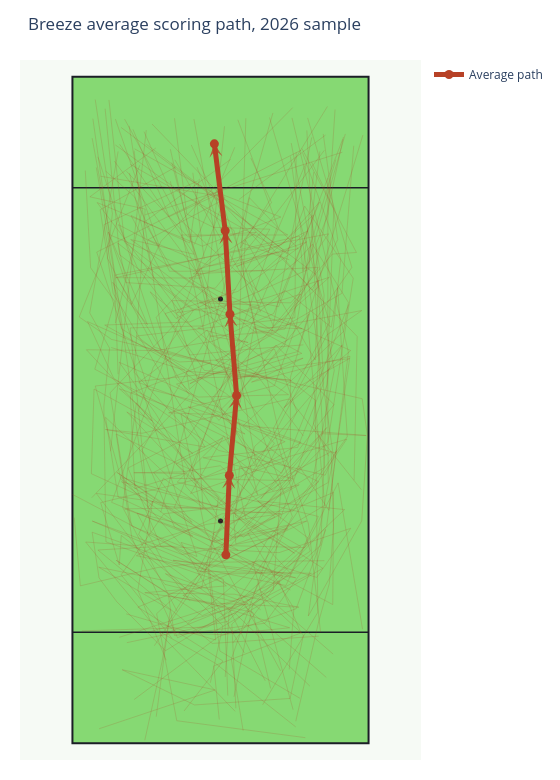

Source (notebook cell):
### Code cell
fig = plot_average_scoring_path(
    avg_path,
    paths=paths,
    title=f"{TEAM_ID.title()} average scoring path, {SEASON} sample",
    show_individual_paths=True,
)
fig.show()

### Figure 1 — Plotly figure (JSON) as saved in the notebook; plotly's stock layout.template omitted (floating-point values rounded to 4 significant figures)
{"data": [{"hoverinfo": "skip", "marker": {"color": "#1B1E26", "size": 5}, "mode": "markers", "showlegend": false, "type": "scatter", "x": [0], "y": [40]}, {"hoverinfo": "skip", "marker": {"color": "#1B1E26", "size": 5}, "mode": "markers", "showlegend": false, "type": "scatter", "x": [0], "y": [80]}, {"hoverinfo": "skip", "line": {"color": "rgba(170, 61, 35, 0.18)", "width": 1}, "mode": "lines", "showlegend": false, "type": "scatter", "x": [19.04, 3.78, -9.99, -22.37, -3.14, -3.94, -15.55, -13.56, -23.51, -11.64], "y": [11.87, 25.19, 28.61, 45.0, 42.23, 54.17, 66.79, 96.17, 98.37, 107.2]}, {"hoverinfo": "skip", "line": {"color": "rgba(170, 61, 35, 0.18)", "width": 1}, "mode": "lines", "showlegend": false, "type": "scatter", "x": [19.45, 16.75, 18.65, 16.39, 17.88], "y": [51.69, 57.52, 80.67, 94.22, 106.5]}, {"hoverinfo": "skip", "line": {"color": "rgba(170, 61, 35, 0.18)", "width": 1}, "mode": "lines", "showlegend": false, "type": "scatter", "x": [1.31, 0.51, -23.1, -21.86, -18.66, -9.91, 12.73, -14.73, -12.1, -4.89, -18.16, -20.77], "y": [8.59, 29.56, 38.0, 29.78, 25.48, 16.67, 30.48, 59.93, 67.71, 77.91, 87.94, 114.2]}, {"hoverinfo": "skip", "line": {"color": "rgba(170, 61, 35, 0.18)", "width": 1}, "mode": "lines", "showlegend": false, "type": "scatter", "x": [-0.22, -1.21, 14.49, 10.49, -3.27, -18.78, -9.4, 2.5, 14.1, -1.27, -13.63, 1.06, -12.61, -16.25, -3.07, 0.72], "y": [4.29, 13.93, 19.87, 29.27, 22.99, 32.95, 27.01, 26.84, 24.5, 25.26, 27.11, 28.35, 38.15, 74.78, 75.14, 111.1]}, {"hoverinfo": "skip", "line": {"color": "rgba(170, 61, 35, 0.18)", "width": 1}, "mode": "lines", "showlegend": false, "type": "scatter", "x": [12.38, 3.86, 9.18, 5.45], "y": [87.04, 90.07, 97.35, 105.4]}, {"hoverinfo": "skip", "line": {"color": "rgba(170, 61, 35, 0.18)", "width": 1}, "mode": "lines", "showlegend": false, "type": "scatter", "x": [0.85, 1.54, 22.73, 6.48, -4.78], "y": [11.94, 23.54, 54.75, 49.83, 112.4]}, {"hoverinfo": "skip", "line": {"color": "rgba(170, 61, 35, 0.18)", "width": 1}, "mode": "lines", "showlegend": false, "type": "scatter", "x": [14.92, 4.15, -5.54, -9.99, 3.12, 15.54, 2.91, 15.75, 7.79, -9.19, -15.48, -20.7], "y": [71.73, 70.84, 69.9, 77.36, 81.35, 90.27, 85.84, 92.26, 85.04, 84.97, 98.37, 103.0]}, {"hoverinfo": "skip", "line": {"color": "rgba(170, 61, 35, 0.18)", "width": 1}, "mode": "lines", "showlegend": false, "type": "scatter", "x": [-1.82, 0.44, -7.93, -17.86, -18.22, -21.57, 6.26, 0.58, -4.09, -15.09, 13.4, 13.62], "y": [10.91, 21.14, 29.51, 37.42, 32.11, 43.32, 50.09, 59.78, 64.94, 73.32, 76.6, 106.4]}, {"hoverinfo": "skip", "line": {"color": "rgba(170, 61, 35, 0.18)", "width": 1}, "mode": "lines", "showlegend": false, "type": "scatter", "x": [8.06, 1.54, -10.34, -15.01, -0.73, 18.72, 15.54], "y": [11.25, 24.16, 32.74, 41.43, 37.89, 49.66, 110.3]}, {"hoverinfo": "skip", "line": {"color": "rgba(170, 61, 35, 0.18)", "width": 1}, "mode": "lines", "showlegend": false, "type": "scatter", "x": [25.57, 21.17, 15.15, 1.09, -17.86, -22.55, 5.45, 14.64, 5.8, 14.71, 0.0, -16.17, -4.74, -18.16], "y": [20.53, 46.88, 35.24, 35.6, 47.47, 64.32, 67.34, 70.19, 74.96, 74.63, 79.29, 90.68, 88.03, 107.8]}, {"hoverinfo": "skip", "line": {"color": "rgba(170, 61, 35, 0.18)", "width": 1}, "mode": "lines", "showlegend": false, "type": "scatter", "x": [0.0, -11.64, -18.22, -4.01, 12.24, -1.0, -9.03], "y": [40.0, 59.31, 68.59, 62.33, 62.76, 71.67, 107.0]}, {"hoverinfo": "skip", "line": {"color": "rgba(170, 61, 35, 0.18)", "width": 1}, "mode": "lines", "showlegend": false, "type": "scatter", "x": [-15.55, -0.44, 13.62, 18.91, 16.9, 15.81, 25.42, 26.44, 25.5, -10.68, -22.07], "y": [7.89, 19.15, 24.23, 38.51, 30.8, 22.93, 40.04, 55.48, 62.03, 70.36, 105.6]}, {"hoverinfo": "skip", "line": {"color": "rgba(170, 61, 35, 0.18)", "width": 1}, "mode": "lines", "showlegend": false, "type": "scatter", "x": [7.24, 0.17, -13.05, -1.9, 13.98, 5.18, 3.57, 19.25], "y": [77.57, 97.68, 90.65, 85.92, 89.05, 98.23, 89.12, 114.6]}, {"hoverinfo": "skip", "line": {"color": "rgba(170, 61, 35, 0.18)", "width": 1}, "mode": "lines", "showlegend": false, "type": "scatter", "x": [15.27, -7.87, -11.5, 1.26, 14.1, 19.52, 23.02, 12.87], "y": [1.02, 4.07, 23.34, 34.94, 49.97, 41.94, 70.43, 112.6]}, {"hoverinfo": "skip", "line": {"color": "rgba(170, 61, 35, 0.18)", "width": 1}, "mode": "lines", "showlegend": false, "type": "scatter", "x": [-16.98, -0.86, -2.17, -0.38, -5.39, 10.26, 3.12], "y": [23.3, 18.6, 30.96, 44.21, 48.05, 93.15, 112.2]}, {"hoverinfo": "skip", "line": {"color": "rgba(170, 61, 35, 0.18)", "width": 1}, "mode": "lines", "showlegend": false, "type": "scatter", "x": [-24.96, -2.37, 16.37, -4.16, 1.54, 13.33, 2.69, 3.42, 9.47, 18.22, 26.22, 4.08, 22.14, 23.02, 16.53, 14.06, 6.89, -7.45, -17.27], "y": [20.25, 20.93, 30.61, 30.96, 42.01, 34.22, 40.77, 49.73, 45.5, 55.74, 55.41, 57.16, 74.12, 79.36, 89.85, 87.08, 81.28, 94.39, 112.4]}, {"hoverinfo": "skip", "line": {"color": "rgba(170, 61, 35, 0.18)", "width": 1}, "mode": "lines", "showlegend": false, "type": "scatter", "x": [2.71, -8.0, -15.0, -18.37, -11.02, -18.92], "y": [81.76, 76.47, 85.67, 93.36, 89.51, 112.4]}, {"hoverinfo": "skip", "line": {"color": "rgba(170, 61, 35, 0.18)", "width": 1}, "mode": "lines", "showlegend": false, "type": "scatter", "x": [12.38, 2.76, 2.33, 6.19, 9.1, -22.21, -3.28, 10.87, -0.15, -9.24, -15.76], "y": [39.24, 35.89, 40.99, 53.51, 56.06, 97.34, 89.49, 94.73, 98.95, 94.8, 110.5]}, {"hoverinfo": "skip", "line": {"color": "rgba(170, 61, 35, 0.18)", "width": 1}, "mode": "lines", "showlegend": false, "type": "scatter", "x": [4.08, 1.95, 19.18, 21.65, 14.79], "y": [2.26, 15.17, 64.53, 87.18, 106.3]}, {"hoverinfo": "skip", "line": {"color": "rgba(170, 61, 35, 0.18)", "width": 1}, "mode": "lines", "showlegend": false, "type": "scatter", "x": [2.77, 2.04, 18.06, 20.4, 16.39], "y": [6.31, 21.48, 35.67, 96.26, 104.6]}, {"hoverinfo": "skip", "line": {"color": "rgba(170, 61, 35, 0.18)", "width": 1}, "mode": "lines", "showlegend": false, "type": "scatter", "x": [-13.63, -10.5, -9.26, -0.95, 9.83, -0.04, -7.0, -15.6, -6.42, -15.41, -16.24, -1.83, -19.6, -25.43, -14.52], "y": [0.54, 14.78, 22.06, 35.09, 40.7, 49.97, 48.85, 48.71, 48.56, 45.85, 63.02, 68.51, 72.7, 76.74, 104.1]}, {"hoverinfo": "skip", "line": {"color": "rgba(170, 61, 35, 0.18)", "width": 1}, "mode": "lines", "showlegend": false, "type": "scatter", "x": [-6.56, 0.44, -14.87, -0.08, 7.65, -18.66, -5.11, -12.03, 0.44, -5.39, 11.73, -0.44, -12.97, -19.4, -13.15, -20.19, -17.05, -0.95, 10.05, 18.7], "y": [5.82, 14.82, 24.53, 30.5, 30.58, 48.78, 39.75, 48.78, 54.98, 44.96, 50.89, 60.58, 63.78, 82.99, 75.37, 92.03, 82.93, 81.91, 95.42, 106.8]}, {"hoverinfo": "skip", "line": {"color": "rgba(170, 61, 35, 0.18)", "width": 1}, "mode": "lines", "showlegend": false, "type": "scatter", "x": [-21.86, -0.95, -17.71, -4.67, 12.53, 14.93, 7.21, -20.62, -20.99, -19.97, -23.54, -18.43], "y": [2.62, 9.61, 13.25, 6.91, 8.08, 19.51, 26.65, 36.26, 60.65, 71.14, 77.47, 106.5]}, {"hoverinfo": "skip", "line": {"color": "rgba(170, 61, 35, 0.18)", "width": 1}, "mode": "lines", "showlegend": false, "type": "scatter", "x": [2.23, 11.22, 0.29, 19.32, 23.89, 15.15, 11.94, -16.24], "y": [18.05, 30.13, 35.16, 54.16, 83.73, 96.69, 88.17, 104.2]}, {"hoverinfo": "skip", "line": {"color": "rgba(170, 61, 35, 0.18)", "width": 1}, "mode": "lines", "showlegend": false, "type": "scatter", "x": [16.09, 2.57, -7.73, -15.96, -18.78, -2.7, 11.63, -1.24, -9.33, 9.69, 13.69, 16.02, 20.76], "y": [10.29, 23.47, 19.0, 37.0, 55.67, 47.98, 54.3, 59.19, 59.49, 64.36, 75.36, 89.12, 105.1]}, {"hoverinfo": "skip", "line": {"color": "rgba(170, 61, 35, 0.18)", "width": 1}, "mode": "lines", "showlegend": false, "type": "scatter", "x": [-2.92, -4.98], "y": [87.11, 102.7]}, {"hoverinfo": "skip", "line": {"color": "rgba(170, 61, 35, 0.18)", "width": 1}, "mode": "lines", "showlegend": false, "type": "scatter", "x": [-26.67, -1.55, 2.16, 15.54, 2.09, -6.22, -16.44], "y": [44.82, 31.64, 33.7, 40.02, 37.13, 46.2, 111.1]}, {"hoverinfo": "skip", "line": {"color": "rgba(170, 61, 35, 0.18)", "width": 1}, "mode": "lines", "showlegend": false, "type": "scatter", "x": [9.02, 5.8, -9.37, -8.28, 7.99, 16.98, 20.35, 12.59], "y": [9.88, 23.61, 26.56, 19.42, 21.62, 34.18, 51.48, 105.7]}, {"hoverinfo": "skip", "line": {"color": "rgba(170, 61, 35, 0.18)", "width": 1}, "mode": "lines", "showlegend": false, "type": "scatter", "x": [17.19, -17.89], "y": [84.37, 110.9]}, {"hoverinfo": "skip", "line": {"color": "rgba(170, 61, 35, 0.18)", "width": 1}, "mode": "lines", "showlegend": false, "type": "scatter", "x": [-13.01, 4.97, -9.92, 0.44, 14.44, -3.95, -16.86, -4.99, -18.23, 4.42, -7.93, 13.83, 25.63], "y": [20.0, 25.19, 30.54, 23.06, 35.42, 45.99, 59.65, 52.17, 63.84, 55.67, 64.66, 70.5, 109.5]}, {"hoverinfo": "skip", "line": {"color": "rgba(170, 61, 35, 0.18)", "width": 1}, "mode": "lines", "showlegend": false, "type": "scatter", "x": [0.0, 11.49, 22.47], "y": [60.0, 71.46, 109.7]}, {"hoverinfo": "skip", "line": {"color": "rgba(170, 61, 35, 0.18)", "width": 1}, "mode": "lines", "showlegend": false, "type": "scatter", "x": [24.05, 24.6, -12.33], "y": [47.36, 73.24, 111.5]}, {"hoverinfo": "skip", "line": {"color": "rgba(170, 61, 35, 0.18)", "width": 1}, "mode": "lines", "showlegend": false, "type": "scatter", "x": [20.28, 7.03, 22.34, 6.69, 15.82, 11.77, -15.14, 0.24, 13.07, 22.82, 21.1, 19.93, 11.63, 4.83, -4.98, -11.98, -16.38], "y": [16.06, 27.59, 42.08, 43.66, 36.93, 28.42, 33.77, 41.32, 41.8, 55.19, 82.03, 74.89, 81.55, 75.99, 78.19, 83.68, 102.6]}, {"hoverinfo": "skip", "line": {"color": "rgba(170, 61, 35, 0.18)", "width": 1}, "mode": "lines", "showlegend": false, "type": "scatter", "x": [13.55, -0.93, -10.88, 0.17, 12.45, -6.77, 6.89, 17.33, 23.44, 10.53, -10.75, -16.65, -5.81, 2.43, 15.95, 23.64, 15.68], "y": [2.95, 14.41, 20.04, 19.56, 20.8, 26.63, 33.02, 29.86, 38.71, 34.32, 35.49, 49.56, 55.12, 67.62, 74.62, 85.67, 112.6]}, {"hoverinfo": "skip", "line": {"color": "rgba(170, 61, 35, 0.18)", "width": 1}, "mode": "lines", "showlegend": false, "type": "scatter", "x": [2.64, -10.4, -24.27, -15.07, -2.58, 10.87, -10.47, -23.24, -22.76, -12.33, -24.13, -11.43, -1.48, 9.57, 17.81, 11.08, -4.78, -19.88, -23.1], "y": [5.76, 19.22, 36.24, 35.56, 39.4, 41.32, 42.7, 48.53, 63.77, 58.07, 70.84, 70.7, 72.35, 77.36, 97.41, 89.79, 85.12, 91.51, 108.9]}, {"hoverinfo": "skip", "line": {"color": "rgba(170, 61, 35, 0.18)", "width": 1}, "mode": "lines", "showlegend": false, "type": "scatter", "x": [14.92, 6.69, -4.23, -8.69, 12.66, 20.14, 24.47, 14.65], "y": [55.33, 66.1, 65.76, 79.7, 79.29, 88.07, 88.35, 107.1]}, {"hoverinfo": "skip", "line": {"color": "rgba(170, 61, 35, 0.18)", "width": 1}, "mode": "lines", "showlegend": false, "type": "scatter", "x": [-19.67, -6.35, -20.84, -5.53, 15.89, 16.71, 5.11, 9.57, 19.59, 6.55, -8.21], "y": [71.25, 67.13, 75.3, 75.85, 85.33, 95.08, 84.57, 75.03, 83.89, 79.63, 105.0]}, {"hoverinfo": "skip", "line": {"color": "rgba(170, 61, 35, 0.18)", "width": 1}, "mode": "lines", "showlegend": false, "type": "scatter", "x": [-16.86, 1.33, 9.16, 16.16, 9.5, 19.59, 8.82], "y": [18.12, 21.96, 29.93, 34.59, 56.63, 75.78, 112.7]}, {"hoverinfo": "skip", "line": {"color": "rgba(170, 61, 35, 0.18)", "width": 1}, "mode": "lines", "showlegend": false, "type": "scatter", "x": [-19.81, -13.36], "y": [52.58, 110.4]}, {"hoverinfo": "skip", "line": {"color": "rgba(170, 61, 35, 0.18)", "width": 1}, "mode": "lines", "showlegend": false, "type": "scatter", "x": [-13.56, 21.93], "y": [95.14, 106.4]}, {"hoverinfo": "skip", "line": {"color": "rgba(170, 61, 35, 0.18)", "width": 1}, "mode": "lines", "showlegend": false, "type": "scatter", "x": [23.09, 11.01, -5.81, 13.96, 20.76, 23.3, 5.59, 14.86, 2.02, 13.0, 23.23, 13.69, -0.86, 10.26, 21.86, 23.98], "y": [79.01, 48.6, 60.61, 54.16, 52.24, 69.67, 65.01, 69.33, 65.35, 67.82, 69.26, 63.98, 68.92, 74.34, 81.0, 107.6]}, {"hoverinfo": "skip", "line": {"color": "rgba(170, 61, 35, 0.18)", "width": 1}, "mode": "lines", "showlegend": false, "type": "scatter", "x": [0.3, -5.26], "y": [95.28, 107.7]}, {"hoverinfo": "skip", "line": {"color": "rgba(170, 61, 35, 0.18)", "width": 1}, "mode": "lines", "showlegend": false, "type": "scatter", "x": [12.45, 17.6, 17.05, 4.49, 4.08, 6.41, -4.02, -8.62, -13.7, 1.81], "y": [77.84, 83.34, 68.99, 90.61, 84.78, 73.93, 81.89, 85.19, 93.84, 105.1]}, {"hoverinfo": "skip", "line": {"color": "rgba(170, 61, 35, 0.18)", "width": 1}, "mode": "lines", "showlegend": false, "type": "scatter", "x": [-11.57, -9.03, -21.94, -3.4, -1.21, 14.17, -2.03, -17.27, 3.19, -8.34, 11.29, -13.36], "y": [4.8, 24.02, 31.71, 27.94, 37.89, 46.54, 42.42, 42.21, 34.73, 42.42, 88.83, 107.8]}, {"hoverinfo": "skip", "line": {"color": "rgba(170, 61, 35, 0.18)", "width": 1}, "mode": "lines", "showlegend": false, "type": "scatter", "x": [2.43, 5.8, 19.11, 20.83, 18.84, -0.31, -19.26, -23.93, -7.45, 1.81, -12.67, -2.92, 12.66, -6.15, -5.6, 5.52, 11.56, 17.12, 22.13], "y": [8.37, 24.98, 38.99, 52.65, 48.26, 52.72, 65.76, 75.92, 68.64, 69.13, 81.28, 67.13, 65.35, 67.0, 63.7, 73.93, 74.55, 85.81, 109.2]}, {"hoverinfo": "skip", "line": {"color": "rgba(170, 61, 35, 0.18)", "width": 1}, "mode": "lines", "showlegend": false, "type": "scatter", "x": [-26.33, -25.23, -11.36, 0.72, 12.11, -1.21, 9.43, 19.18, 25.43, 8.2, -3.81, 6.89, -4.09, 4.97, -1.82, 9.23, 16.43], "y": [40.64, 28.35, 31.64, 32.88, 38.64, 36.45, 55.26, 73.52, 77.91, 74.62, 79.35, 78.87, 74.75, 72.15, 73.31, 74.0, 109.1]}, {"hoverinfo": "skip", "line": {"color": "rgba(170, 61, 35, 0.18)", "width": 1}, "mode": "lines", "showlegend": false, "type": "scatter", "x": [3.32, 18.91], "y": [97.89, 109.5]}, {"hoverinfo": "skip", "line": {"color": "rgba(170, 61, 35, 0.18)", "width": 1}, "mode": "lines", "showlegend": false, "type": "scatter", "x": [17.67, -1.48, -22.07, -8.89, -4.23, -22.28, 14.51], "y": [19.29, 17.98, 34.8, 35.56, 33.63, 88.42, 106.8]}, {"hoverinfo": "skip", "line": {"color": "rgba(170, 61, 35, 0.18)", "width": 1}, "mode": "lines", "showlegend": false, "type": "scatter", "x": [-8.76, -17.89, -10.2, -0.93, 18.01, 21.93, 11.42, 23.44, -2.24, -7.86, 5.86, 10.46, 21.99], "y": [18.94, 30.34, 41.32, 42.42, 64.59, 71.73, 60.41, 70.7, 82.24, 77.5, 79.56, 78.6, 108.7]}, {"hoverinfo": "skip", "line": {"color": "rgba(170, 61, 35, 0.18)", "width": 1}, "mode": "lines", "showlegend": false, "type": "scatter", "x": [14.31, -0.11, -1.96, -23.1, -6.9, 8.75, 18.77, 14.24, -18.85, -3.47, -19.12], "y": [8.1, 16.61, 31.02, 40.02, 33.98, 36.93, 42.83, 91.3, 83.82, 83.75, 104.8]}, {"hoverinfo": "skip", "line": {"color": "rgba(170, 61, 35, 0.18)", "width": 1}, "mode": "lines", "showlegend": false, "type": "scatter", "x": [18.01, 15.82, 11.01, 2.43, -18.92], "y": [20.0, 39.54, 53.68, 92.33, 107.7]}, {"hoverinfo": "skip", "line": {"color": "rgba(170, 61, 35, 0.18)", "width": 1}, "mode": "lines", "showlegend": false, "type": "scatter", "x": [-4.71, 2.57], "y": [89.79, 107.3]}, {"hoverinfo": "skip", "line": {"color": "rgba(170, 61, 35, 0.18)", "width": 1}, "mode": "lines", "showlegend": false, "type": "scatter", "x": [-5.46, -14.73, -10.27, 4.15, 17.67, -1.82, -22.62, -19.05, -23.38, -24.34], "y": [25.6, 37.62, 47.71, 37.13, 47.09, 56.43, 67.34, 79.56, 85.6, 103.1]}, {"hoverinfo": "skip", "line": {"color": "rgba(170, 61, 35, 0.18)", "width": 1}, "mode": "lines", "showlegend": false, "type": "scatter", "x": [13.55, 17.67, 19.59, 20.35, 19.93, 0.85, -8.0, 2.84, 4.56], "y": [3.98, 21.89, 28.76, 38.99, 52.51, 42.28, 50.32, 55.6, 112.5]}, {"hoverinfo": "skip", "line": {"color": "rgba(170, 61, 35, 0.18)", "width": 1}, "mode": "lines", "showlegend": false, "type": "scatter", "x": [12.38, 13.21, 4.9, 13.07, -3.13, 13.89, 18.56, 17.19, 19.39, 20.62], "y": [13.31, 24.3, 37.89, 47.64, 51.41, 53.27, 64.87, 89.72, 95.28, 114.1]}, {"hoverinfo": "skip", "line": {"color": "rgba(170, 61, 35, 0.18)", "width": 1}, "mode": "lines", "showlegend": false, "type": "scatter", "x": [18.7, 0.03, -16.03, -19.88, -6.56, -16.1, -5.53, -3.81], "y": [32.88, 32.6, 39.13, 63.08, 77.16, 95.01, 90.06, 101.6]}, {"hoverinfo": "skip", "line": {"color": "rgba(170, 61, 35, 0.18)", "width": 1}, "mode": "lines", "showlegend": false, "type": "scatter", "x": [-10.75, 9.43], "y": [41.6, 113.5]}, {"hoverinfo": "skip", "line": {"color": "rgba(170, 61, 35, 0.18)", "width": 1}, "mode": "lines", "showlegend": false, "type": "scatter", "x": [-18.23, 5.93, 12.93, -6.77, -13.77], "y": [19.08, 26.84, 40.84, 94.39, 110.1]}, {"hoverinfo": "skip", "line": {"color": "rgba(170, 61, 35, 0.18)", "width": 1}, "mode": "lines", "showlegend": false, "type": "scatter", "x": [0.0, 9.71, 1.13, -17.82, -20.97, -4.09], "y": [40.0, 54.02, 62.88, 74.62, 93.36, 101.2]}, {"hoverinfo": "skip", "line": {"color": "rgba(170, 61, 35, 0.18)", "width": 1}, "mode": "lines", "showlegend": false, "type": "scatter", "x": [7.58, 17.53, 17.05, -18.5, -16.03, -10.68, 13.0], "y": [6.93, 23.61, 61.78, 90.06, 79.01, 90.41, 114.4]}, {"hoverinfo": "skip", "line": {"color": "rgba(170, 61, 35, 0.18)", "width": 1}, "mode": "lines", "showlegend": false, "type": "scatter", "x": [-23.17, -5.6, -18.98, 19.45, 14.86, 16.78], "y": [44.21, 62.67, 84.3, 91.71, 85.05, 102.8]}, {"hoverinfo": "skip", "line": {"color": "rgba(170, 61, 35, 0.18)", "width": 1}, "mode": "lines", "showlegend": false, "type": "scatter", "x": [10.81, -2.78, -7.11, 5.8, 14.51, -14.73, -2.37, 3.53, 6.0, 11.7, -5.67, 10.26, 16.5, 21.1, 18.49], "y": [13.04, 38.3, 59.31, 48.87, 54.16, 64.94, 74.41, 61.37, 74.75, 72.83, 83.75, 88.48, 81.55, 90.68, 109.7]}, {"hoverinfo": "skip", "line": {"color": "rgba(170, 61, 35, 0.18)", "width": 1}, "mode": "lines", "showlegend": false, "type": "scatter", "x": [-9.37, 9.5, 10.87, -1.62, 14.44, 0.44, -17.27, -20.08], "y": [19.97, 27.59, 45.85, 61.99, 80.86, 76.47, 90.2, 115.8]}, {"hoverinfo": "skip", "line": {"color": "rgba(170, 61, 35, 0.18)", "width": 1}, "mode": "lines", "showlegend": false, "type": "scatter", "x": [-5.94, 5.11, 8.27, 16.5, 20.48, 12.73], "y": [21.55, 30.75, 36.38, 46.95, 67.13, 108.0]}, {"hoverinfo": "skip", "line": {"color": "rgba(170, 61, 35, 0.18)", "width": 1}, "mode": "lines", "showlegend": false, "type": "scatter", "x": [4.29, -7.11, 13.55, -8.55, 12.59, 17.6, -7.8, 0.58, 6.69, -8.76], "y": [16.27, 36.17, 29.79, 32.95, 30.54, 40.84, 47.02, 55.33, 44.75, 104.5]}, {"hoverinfo": "skip", "line": {"color": "rgba(170, 61, 35, 0.18)", "width": 1}, "mode": "lines", "showlegend": false, "type": "scatter", "x": [-11.91, 2.57, 13.76, 9.71, -5.53, 10.05, 17.6, -4.91, 6.41, -5.87, -16.92], "y": [17.57, 38.99, 59.65, 70.98, 64.73, 74.07, 85.67, 84.5, 91.99, 91.16, 103.0]}, {"hoverinfo": "skip", "line": {"color": "rgba(170, 61, 35, 0.18)", "width": 1}, "mode": "lines", "showlegend": false, "type": "scatter", "x": [13.07, 5.8, 20.21, 20.35, -1.0, -18.43, -20.7, -9.1, 12.59, 12.59, 16.02, 6.28, -11.98, -20.36, -19.46, -22.55], "y": [6.04, 32.6, 24.98, 45.17, 36.17, 44.34, 58.69, 47.71, 47.29, 65.9, 77.36, 65.9, 71.32, 87.32, 95.35, 115.9]}, {"hoverinfo": "skip", "line": {"color": "rgba(170, 61, 35, 0.18)", "width": 1}, "mode": "lines", "showlegend": false, "type": "scatter", "x": [-1.48, -7.11, 12.11, -15.48], "y": [78.26, 91.51, 91.51, 107.0]}, {"hoverinfo": "skip", "line": {"color": "rgba(170, 61, 35, 0.18)", "width": 1}, "mode": "lines", "showlegend": false, "type": "scatter", "x": [12.59, -8.28, -14.11, 8.88, -1.27, -6.08, -8.28], "y": [27.59, 38.92, 52.86, 92.54, 92.88, 95.28, 112.5]}, {"hoverinfo": "skip", "line": {"color": "rgba(170, 61, 35, 0.18)", "width": 1}, "mode": "lines", "showlegend": false, "type": "scatter", "x": [-2.37, 8.61, 15.27], "y": [100.0, 88.42, 104.2]}, {"hoverinfo": "skip", "line": {"color": "rgba(170, 61, 35, 0.18)", "width": 1}, "mode": "lines", "showlegend": false, "type": "scatter", "x": [7.24, -5.67, -17.68, 1.47, 12.59, 19.39, 19.32, 19.32], "y": [24.02, 34.11, 47.84, 41.94, 43.18, 46.95, 61.78, 101.7]}, {"hoverinfo": "skip", "line": {"color": "rgba(170, 61, 35, 0.18)", "width": 1}, "mode": "lines", "showlegend": false, "type": "scatter", "x": [25.36, 12.38, -14.11, -20.7, -2.78, -19.33, -21.66, -8.0], "y": [45.65, 61.99, 55.81, 56.49, 53.34, 81.0, 96.04, 103.8]}, {"hoverinfo": "skip", "line": {"color": "rgba(170, 61, 35, 0.18)", "width": 1}, "mode": "lines", "showlegend": false, "type": "scatter", "x": [-18.43, -19.12, -22.35], "y": [66.45, 84.57, 103.7]}, {"hoverinfo": "skip", "line": {"color": "rgba(170, 61, 35, 0.18)", "width": 1}, "mode": "lines", "showlegend": false, "type": "scatter", "x": [-18.92, -14.25, -15.55], "y": [75.65, 95.35, 106.7]}, {"hoverinfo": "skip", "line": {"color": "rgba(170, 61, 35, 0.18)", "width": 1}, "mode": "lines", "showlegend": false, "type": "scatter", "x": [-9.79, -14.87, -12.19, -13.08, -22.97], "y": [14.96, 27.59, 43.59, 42.42, 112.4]}, {"hoverinfo": "skip", "line": {"color": "rgba(170, 61, 35, 0.18)", "width": 1}, "mode": "lines", "showlegend": false, "type": "scatter", "x": [14.65, -1.34, 18.42, 4.56, -9.03], "y": [20.0, 20.0, 31.51, 40.36, 101.2]}, {"hoverinfo": "skip", "line": {"color": "rgba(170, 61, 35, 0.18)", "width": 1}, "mode": "lines", "showlegend": false, "type": "scatter", "x": [-7.8, -17.61, -15.14, 1.54, -17.82, -4.98, -19.6, 0.78, -21.59], "y": [23.75, 42.49, 61.3, 42.01, 47.09, 37.27, 43.38, 98.3, 102.1]}, {"hoverinfo": "skip", "line": {"color": "rgba(170, 61, 35, 0.18)", "width": 1}, "mode": "lines", "showlegend": false, "type": "scatter", "x": [0.0, 13.55, 19.11, 7.24, 20.42, 9.98, -0.25, -7.93, -11.57, 0.92, -4.23], "y": [40.0, 48.46, 56.84, 44.0, 60.96, 71.67, 58.14, 65.62, 76.68, 90.27, 103.7]}, {"customdata": [[0.0, -0.00259, 0.9533, 78.0], [0.2, 0.1386, 0.9482, 78.0], [0.4, 0.2955, 0.9268, 78.0], [0.6, 0.4899, 0.8998, 78.0], [0.8, 0.7097, 0.8677, 78.0], [1.0, 1.002, 0.8459, 78.0]], "hovertemplate": "Progress: %{customdata[0]:.0%}<br>Avg cumulative aEC: %{customdata[1]:.3f}<br>Avg CP: %{customdata[2]:.1%}<br>Possessions: %{customdata[3]:.0f}<extra></extra>", "line": {"color": "#b74126", "width": 5}, "marker": {"color": "#b74126", "size": 9}, "mode": "lines+markers", "name": "Average path", "type": "scatter", "x": [0.9692, 1.587, 2.899, 1.707, 0.8457, -1.103], "y": [33.93, 48.2, 62.61, 77.25, 92.28, 107.9]}], "layout": {"annotations": [{"arrowcolor": "#b74126", "arrowhead": 3, "arrowsize": 1.1, "arrowwidth": 2, "ax": 0.9692, "axref": "x", "ay": 33.93, "ayref": "y", "opacity": 0.8, "showarrow": true, "x": 1.587, "xref": "x", "y": 48.2, "yref": "y"}, {"arrowcolor": "#b74126", "arrowhead": 3, "arrowsize": 1.1, "arrowwidth": 2, "ax": 1.587, "axref": "x", "ay": 48.2, "ayref": "y", "opacity": 0.8, "showarrow": true, "x": 2.899, "xref": "x", "y": 62.61, "yref": "y"}, {"arrowcolor": "#b74126", "arrowhead": 3, "arrowsize": 1.1, "arrowwidth": 2, "ax": 2.899, "axref": "x", "ay": 62.61, "ayref": "y", "opacity": 0.8, "showarrow": true, "x": 1.707, "xref": "x", "y": 77.25, "yref": "y"}, {"arrowcolor": "#b74126", "arrowhead": 3, "arrowsize": 1.1, "arrowwidth": 2, "ax": 1.707, "axref": "x", "ay": 77.25, "ayref": "y", "opacity": 0.8, "showarrow": true, "x": 0.8457, "xref": "x", "y": 92.28, "yref": "y"}, {"arrowcolor": "#b74126", "arrowhead": 3, "arrowsize": 1.1, "arrowwidth": 2, "ax": 0.8457, "axref": "x", "ay": 92.28, "ayref": "y", "opacity": 0.8, "showarrow": true, "x": -1.103, "xref": "x", "y": 107.9, "yref": "y"}], "height": 780, "margin": {"b": 20, "l": 20, "r": 20, "t": 60}, "paper_bgcolor": "white", "plot_bgcolor": "#f6faf5", "shapes": [{"fillcolor": "#86d973", "layer": "below", "line": {"color": "#1B1E26", "width": 2}, "type": "rect", "x0": -26.65, "x1": 26.65, "y0": 0, "y1": 120}, {"layer": "below", "line": {"color": "#1B1E26", "width": 1.5}, "type": "line", "x0": -26.65, "x1": 26.65, "y0": 20, "y1": 20}, {"layer": "below", "line": {"color": "#1B1E26", "width": 1.5}, "type": "line", "x0": -26.65, "x1": 26.65, "y0": 100, "y1": 100}], "title": {"text": "Breeze average scoring path, 2026 sample"}, "width": 560, "xaxis": {"range": [-31.65, 31.65], "scaleanchor": "y", "scaleratio": 1, "showgrid": false, "visible": false, "zeroline": false}, "yaxis": {"range": [-3, 123], "showgrid": false, "visible": false, "zeroline": false}}}
